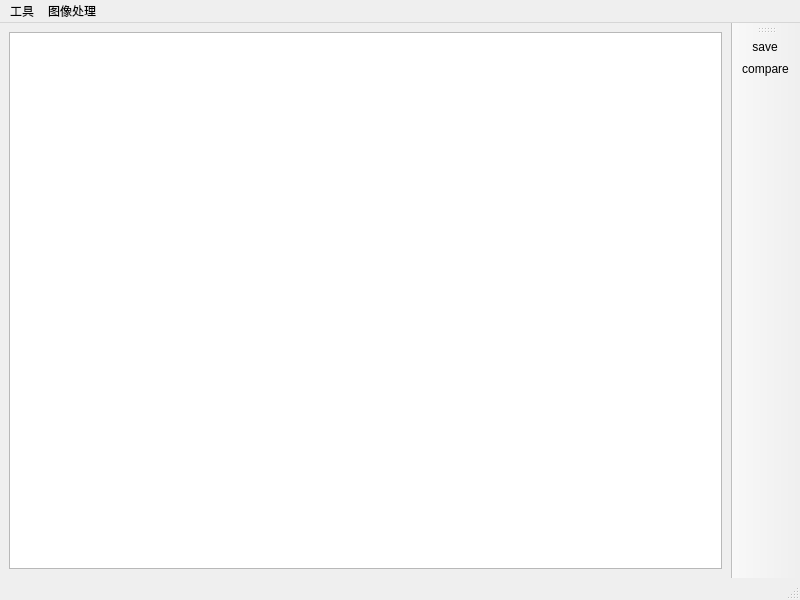
<?xml version="1.0" encoding="UTF-8"?>
<ui version="4.0">
 <class>ImageEditor</class>
 <widget class="QMainWindow" name="ImageEditor">
  <property name="geometry">
   <rect>
    <x>0</x>
    <y>0</y>
    <width>800</width>
    <height>600</height>
   </rect>
  </property>
  <property name="windowTitle">
   <string/>
  </property>
  <property name="toolTip">
   <string/>
  </property>
  <property name="toolTipDuration">
   <number>-1</number>
  </property>
  <property name="dockOptions">
   <set>QMainWindow::AllowTabbedDocks|QMainWindow::AnimatedDocks|QMainWindow::GroupedDragging|QMainWindow::VerticalTabs</set>
  </property>
  <widget class="QWidget" name="centralwidget">
   <layout class="QGridLayout" name="gridLayout">
    <item row="0" column="1" rowspan="3">
     <widget class="ImageView" name="graphicsView">
      <property name="mouseTracking">
       <bool>true</bool>
      </property>
      <property name="acceptDrops">
       <bool>false</bool>
      </property>
      <property name="toolTipDuration">
       <number>-1</number>
      </property>
      <property name="verticalScrollBarPolicy">
       <enum>Qt::ScrollBarAsNeeded</enum>
      </property>
      <property name="horizontalScrollBarPolicy">
       <enum>Qt::ScrollBarAsNeeded</enum>
      </property>
      <property name="sizeAdjustPolicy">
       <enum>QAbstractScrollArea::AdjustToContents</enum>
      </property>
      <property name="dragMode">
       <enum>QGraphicsView::ScrollHandDrag</enum>
      </property>
      <property name="transformationAnchor">
       <enum>QGraphicsView::AnchorViewCenter</enum>
      </property>
      <property name="resizeAnchor">
       <enum>QGraphicsView::AnchorViewCenter</enum>
      </property>
     </widget>
    </item>
   </layout>
  </widget>
  <widget class="QMenuBar" name="menubar">
   <property name="geometry">
    <rect>
     <x>0</x>
     <y>0</y>
     <width>800</width>
     <height>23</height>
    </rect>
   </property>
   <widget class="QMenu" name="menu">
    <property name="title">
     <string>工具</string>
    </property>
    <addaction name="separator"/>
    <addaction name="historgram"/>
    <addaction name="statics"/>
   </widget>
   <widget class="QMenu" name="menu_2">
    <property name="title">
     <string>图像处理</string>
    </property>
    <widget class="QMenu" name="blur">
     <property name="title">
      <string>滤波</string>
     </property>
     <addaction name="boxblur"/>
     <addaction name="guassian"/>
     <addaction name="medianblur"/>
     <addaction name="bilateralblur"/>
    </widget>
    <addaction name="blur"/>
   </widget>
   <addaction name="menu"/>
   <addaction name="menu_2"/>
  </widget>
  <widget class="QStatusBar" name="statusBar">
   <property name="mouseTracking">
    <bool>true</bool>
   </property>
  </widget>
  <widget class="QToolBar" name="toolBar">
   <property name="sizePolicy">
    <sizepolicy hsizetype="Fixed" vsizetype="Preferred">
     <horstretch>0</horstretch>
     <verstretch>0</verstretch>
    </sizepolicy>
   </property>
   <property name="windowTitle">
    <string>toolBar_2</string>
   </property>
   <property name="allowedAreas">
    <set>Qt::AllToolBarAreas</set>
   </property>
   <property name="orientation">
    <enum>Qt::Vertical</enum>
   </property>
   <attribute name="toolBarArea">
    <enum>RightToolBarArea</enum>
   </attribute>
   <attribute name="toolBarBreak">
    <bool>false</bool>
   </attribute>
   <addaction name="saveimage"/>
   <addaction name="actioncompare"/>
  </widget>
  <action name="historgram">
   <property name="text">
    <string>直方图</string>
   </property>
  </action>
  <action name="statics">
   <property name="checkable">
    <bool>true</bool>
   </property>
   <property name="text">
    <string>统计信息</string>
   </property>
  </action>
  <action name="boxblur">
   <property name="text">
    <string>方框滤波</string>
   </property>
  </action>
  <action name="guassian">
   <property name="text">
    <string>高斯滤波</string>
   </property>
  </action>
  <action name="saveimage">
   <property name="icon">
    <iconset resource="../resource.qrc">
     <normaloff>:/tool_icon/resource/save_icon.png</normaloff>:/tool_icon/resource/save_icon.png</iconset>
   </property>
   <property name="text">
    <string>save</string>
   </property>
   <property name="shortcut">
    <string>Ctrl+S</string>
   </property>
  </action>
  <action name="medianblur">
   <property name="text">
    <string>中值滤波</string>
   </property>
   <property name="shortcutContext">
    <enum>Qt::WindowShortcut</enum>
   </property>
  </action>
  <action name="bilateralblur">
   <property name="text">
    <string>双边滤波</string>
   </property>
  </action>
  <action name="actioncompare">
   <property name="icon">
    <iconset resource="../resource.qrc">
     <normaloff>:/tool_icon/resource/compare.png</normaloff>:/tool_icon/resource/compare.png</iconset>
   </property>
   <property name="text">
    <string>compare</string>
   </property>
   <property name="toolTip">
    <string>compare</string>
   </property>
  </action>
 </widget>
 <customwidgets>
  <customwidget>
   <class>ImageView</class>
   <extends>QGraphicsView</extends>
   <header location="global">imageview.h</header>
  </customwidget>
 </customwidgets>
 <resources>
  <include location="../resource.qrc"/>
 </resources>
 <connections/>
</ui>
